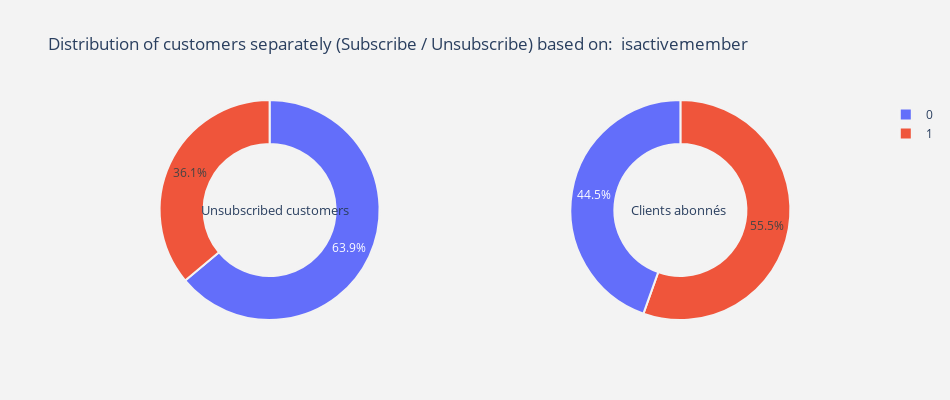

Notebook code cell kept with this figure:
### Markdown cell above
#### 2.3.1.5 Active Member

### Code cell
# Calling the plot_bar function and plot the bar diagram for the isactivemember descriptor
plot_bar(data, cat_cols[4])
# Calling the function to plot the pie chart for the isactivemember descriptor
plot_pie(cat_cols[4])

### Figure 1 — Plotly figure (JSON) as saved in the notebook; plotly's stock layout.template omitted (floating-point values rounded to 4 significant figures)
{"data": [{"domain": {"x": [0, 0.48]}, "hole": 0.6, "hoverinfo": "label+percent+name", "labels": [0, 1], "marker": {"line": {"color": "rgb(243,243,243)", "width": 2}}, "name": "Unsubscribed customers", "type": "pie", "values": [1302, 735]}, {"domain": {"x": [0.52, 1]}, "hole": 0.6, "hoverinfo": "label+percent+name", "labels": [1, 0], "marker": {"line": {"color": "rgb(243,243,243)", "width": 2}}, "name": "Subscribed customers", "type": "pie", "values": [4416, 3547]}], "layout": {"annotations": [{"font": {"size": 13}, "showarrow": false, "text": "Unsubscribed customers", "x": 0.15, "y": 0.5}, {"font": {"size": 13}, "showarrow": false, "text": "Clients abonnés", "x": 0.82, "y": 0.5}], "autosize": false, "height": 400, "paper_bgcolor": "rgb(243,243,243)", "plot_bgcolor": "rgb(243,243,243)", "title": {"text": " Distribution of customers separately (Subscribe / Unsubscribe) based on:  isactivemember"}, "width": 950}}
